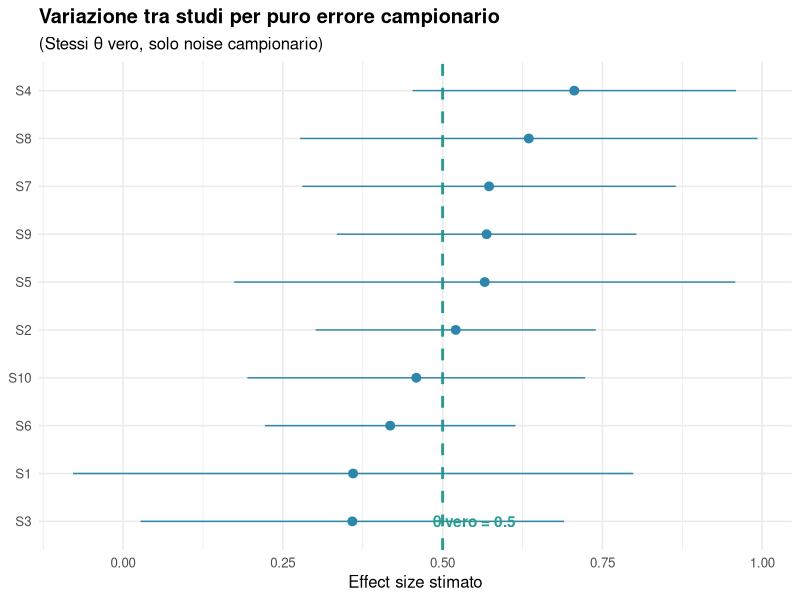
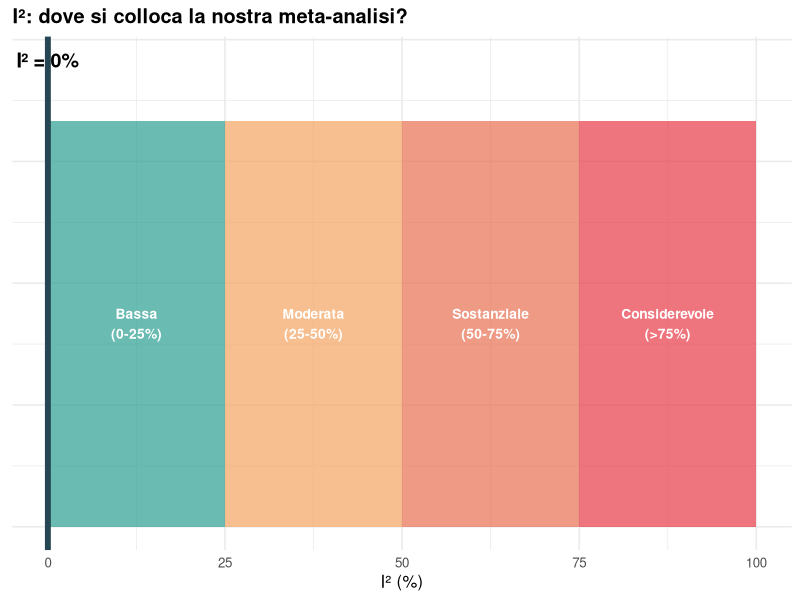

Write the R code that produced these figures, in order.
## ---- chunk 1
#| include: false
library(tidyverse)
library(ggplot2)
## ---- chunk 2
set.seed(1)
k <- 10   # numero di studi
theta_vero <- 0.5   # effetto vero unico (modello fixed)

# Studi con diversa numerosità
n_studi <- c(20, 80, 35, 60, 25, 100, 45, 30, 70, 55)
se_i    <- 1 / sqrt(n_studi)   # SE approssimativo
yi      <- rnorm(k, mean = theta_vero, sd = se_i)

df_base <- data.frame(
  studio = paste0("S", 1:k), yi = yi, se = se_i,
  lb = yi - 1.96*se_i, ub = yi + 1.96*se_i, n = n_studi
)

ggplot(df_base, aes(x = yi, y = reorder(studio, yi))) +
  geom_vline(xintercept = theta_vero, lty = 2, color = "#2A9D8F", linewidth = 1) +
  geom_pointrange(aes(xmin = lb, xmax = ub), color = "#2E86AB") +
  annotate("text", x = theta_vero + 0.05, y = 1,
           label = "θ vero = 0.5", color = "#2A9D8F", fontface = "bold") +
  labs(title = "Variazione tra studi per puro errore campionario",
       subtitle = "(Stessi θ vero, solo noise campionario)",
       x = "Effect size stimato", y = NULL) +
  theme_minimal(base_size = 12) +
  theme(plot.title = element_text(face = "bold"))
## ---- chunk 3
# Calcolo manuale di Q
wi       <- 1 / df_base$se^2
theta_fe <- sum(wi * df_base$yi) / sum(wi)   # summary fixed-effect
Q        <- sum(wi * (df_base$yi - theta_fe)^2)
df_Q     <- k - 1
p_Q      <- pchisq(Q, df = df_Q, lower.tail = FALSE)

cat("=== Test di Cochran Q ===\n")
cat("Q =", round(Q, 3), "\n")
cat("df =", df_Q, "\n")
cat("p-value =", round(p_Q, 4), "\n")
cat("\nInterpretazione (p < 0.10 = eterogeneità significativa):\n")
cat(ifelse(p_Q < 0.10,
           "⚠️  Eterogeneità statisticamente significativa",
           "✅ Nessuna eterogeneità significativa rilevata"), "\n")
## ---- chunk 4
I2 <- max(0, (Q - df_Q) / Q) * 100

cat("I² =", round(I2, 1), "%\n\n")
cat("Riferimenti (Higgins 2003):\n")
cat("  0-25%:  Eterogeneità bassa\n")
cat("  25-50%: Eterogeneità moderata\n")
cat("  50-75%: Eterogeneità sostanziale\n")
cat("  >75%:   Eterogeneità considerevole\n")
## ---- chunk 5
# Visualizzazione I²
df_gauge <- data.frame(
  livello = c("Bassa\n(0-25%)", "Moderata\n(25-50%)",
              "Sostanziale\n(50-75%)", "Considerevole\n(>75%)"),
  min_val = c(0, 25, 50, 75), max_val = c(25, 50, 75, 100),
  colore  = c("#2A9D8F", "#F4A261", "#E76F51", "#E63946")
)

ggplot(df_gauge) +
  geom_rect(aes(xmin = min_val, xmax = max_val, ymin = 0, ymax = 1,
                fill = colore), alpha = 0.7) +
  geom_vline(xintercept = I2, color = "#264653", linewidth = 2) +
  annotate("text", x = I2, y = 1.15, label = paste0("I² = ", round(I2, 1), "%"),
           fontface = "bold", size = 5) +
  scale_fill_identity() +
  geom_text(data = df_gauge,
            aes(x = (min_val+max_val)/2, y = 0.5, label = livello),
            size = 3.5, fontface = "bold", color = "white") +
  labs(title = "I²: dove si colloca la nostra meta-analisi?",
       x = "I² (%)", y = NULL) +
  scale_x_continuous(breaks = c(0, 25, 50, 75, 100)) +
  theme_minimal(base_size = 12) +
  theme(plot.title = element_text(face = "bold"),
        axis.text.y = element_blank(), axis.ticks.y = element_blank())
## ---- chunk 6
# Stimatore DerSimonian-Laird (il più usato)
C   <- sum(wi) - (sum(wi^2) / sum(wi))
tau2_DL <- max(0, (Q - df_Q) / C)
tau_DL  <- sqrt(tau2_DL)

cat("=== Stima τ² (DerSimonian-Laird) ===\n")
cat("τ² =", round(tau2_DL, 4), "\n")
cat("τ  =", round(tau_DL, 4), "(deviazione standard dei veri effetti)\n")
cat("\nInterpretazione:\n")
cat("Se τ = 0: tutti gli studi misurano lo stesso effetto (fixed-effect OK)\n")
cat("Se τ > 0: gli effetti veri variano tra studi (random-effects necessario)\n")
## ---- chunk 7
# Prediction interval: dove cade il 95% dei veri effetti?
theta_re <- sum((wi / (1/tau2_DL + wi)) * df_base$yi) /
            sum(wi / (1/tau2_DL + wi))

se_re  <- 1 / sqrt(sum(wi / (1/tau2_DL + wi)))
pi_lb  <- theta_re - 1.96 * sqrt(se_re^2 + tau2_DL)
pi_ub  <- theta_re + 1.96 * sqrt(se_re^2 + tau2_DL)

cat("\n=== Prediction Interval (Borenstein 2021) ===\n")
cat("Summary effect RE:", round(theta_re, 3), "\n")
cat("95% PI: [", round(pi_lb, 3), ",", round(pi_ub, 3), "]\n")
cat("\nInterpretazione: nel 95% dei contesti clinici futuri,\n")
cat("l'effetto vero cadrà in questo intervallo.\n")
## ---- chunk 8
data.frame(
  Statistica = c("Q di Cochran", "I²", "τ²", "τ (tau)"),
  Cosa_misura = c(
    "Variazione totale ponderata",
    "% variazione dovuta a vera eterogeneità",
    "Varianza dei veri effetti tra studi",
    "SD dei veri effetti (stessa unità di θ)"
  ),
  Limite = c(
    "Dipende da k e n (bassa potenza con pochi studi)",
    "Non dipende dall'incertezza di stima",
    "Stimatore impreciso con k piccolo",
    "Interpretabile clinicamente"
  )
) |> knitr::kable(caption = "Le tre misure di eterogeneità")
